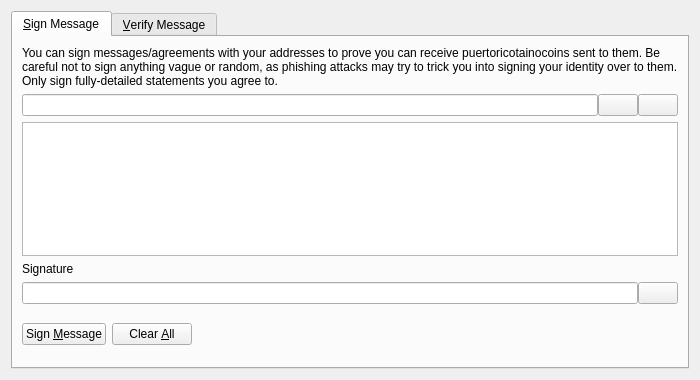
<?xml version="1.0" encoding="UTF-8"?>
<ui version="4.0">
 <class>SignVerifyMessageDialog</class>
 <widget class="QDialog" name="SignVerifyMessageDialog">
  <property name="geometry">
   <rect>
    <x>0</x>
    <y>0</y>
    <width>700</width>
    <height>380</height>
   </rect>
  </property>
  <property name="windowTitle">
   <string>Signatures - Sign / Verify a Message</string>
  </property>
  <property name="modal">
   <bool>true</bool>
  </property>
  <layout class="QVBoxLayout" name="verticalLayout">
   <item>
    <widget class="QTabWidget" name="tabWidget">
     <property name="currentIndex">
      <number>0</number>
     </property>
     <widget class="QWidget" name="tabSignMessage">
      <attribute name="title">
       <string>&amp;Sign Message</string>
      </attribute>
      <layout class="QVBoxLayout" name="verticalLayout_SM">
       <item>
        <widget class="QLabel" name="infoLabel_SM">
         <property name="text">
          <string>You can sign messages/agreements with your addresses to prove you can receive puertoricotainocoins sent to them. Be careful not to sign anything vague or random, as phishing attacks may try to trick you into signing your identity over to them. Only sign fully-detailed statements you agree to.</string>
         </property>
         <property name="textFormat">
          <enum>Qt::PlainText</enum>
         </property>
         <property name="wordWrap">
          <bool>true</bool>
         </property>
        </widget>
       </item>
       <item>
        <layout class="QHBoxLayout" name="horizontalLayout_1_SM">
         <property name="spacing">
          <number>0</number>
         </property>
         <item>
          <widget class="QValidatedLineEdit" name="addressIn_SM">
           <property name="toolTip">
            <string>The PuertoRicoTainoCoin address to sign the message with</string>
           </property>
          </widget>
         </item>
         <item>
          <widget class="QPushButton" name="addressBookButton_SM">
           <property name="toolTip">
            <string>Choose previously used address</string>
           </property>
           <property name="text">
            <string/>
           </property>
           <property name="icon">
            <iconset resource="../bitcoin.qrc">
             <normaloff>:/icons/address-book</normaloff>:/icons/address-book</iconset>
           </property>
           <property name="shortcut">
            <string>Alt+A</string>
           </property>
           <property name="autoDefault">
            <bool>false</bool>
           </property>
          </widget>
         </item>
         <item>
          <widget class="QPushButton" name="pasteButton_SM">
           <property name="toolTip">
            <string>Paste address from clipboard</string>
           </property>
           <property name="text">
            <string/>
           </property>
           <property name="icon">
            <iconset resource="../bitcoin.qrc">
             <normaloff>:/icons/editpaste</normaloff>:/icons/editpaste</iconset>
           </property>
           <property name="shortcut">
            <string>Alt+P</string>
           </property>
           <property name="autoDefault">
            <bool>false</bool>
           </property>
          </widget>
         </item>
        </layout>
       </item>
       <item>
        <widget class="QPlainTextEdit" name="messageIn_SM">
         <property name="toolTip">
          <string>Enter the message you want to sign here</string>
         </property>
        </widget>
       </item>
       <item>
        <widget class="QLabel" name="signatureLabel_SM">
         <property name="text">
          <string>Signature</string>
         </property>
         <property name="textFormat">
          <enum>Qt::PlainText</enum>
         </property>
        </widget>
       </item>
       <item>
        <layout class="QHBoxLayout" name="horizontalLayout_2_SM">
         <property name="spacing">
          <number>0</number>
         </property>
         <item>
          <widget class="QLineEdit" name="signatureOut_SM">
           <property name="font">
            <font>
             <italic>true</italic>
            </font>
           </property>
           <property name="readOnly">
            <bool>true</bool>
           </property>
          </widget>
         </item>
         <item>
          <widget class="QPushButton" name="copySignatureButton_SM">
           <property name="toolTip">
            <string>Copy the current signature to the system clipboard</string>
           </property>
           <property name="text">
            <string/>
           </property>
           <property name="icon">
            <iconset resource="../bitcoin.qrc">
             <normaloff>:/icons/editcopy</normaloff>:/icons/editcopy</iconset>
           </property>
           <property name="autoDefault">
            <bool>false</bool>
           </property>
          </widget>
         </item>
        </layout>
       </item>
       <item>
        <layout class="QHBoxLayout" name="horizontalLayout_3_SM">
         <item>
          <widget class="QPushButton" name="signMessageButton_SM">
           <property name="toolTip">
            <string>Sign the message to prove you own this PuertoRicoTainoCoin address</string>
           </property>
           <property name="text">
            <string>Sign &amp;Message</string>
           </property>
           <property name="icon">
            <iconset resource="../bitcoin.qrc">
             <normaloff>:/icons/edit</normaloff>:/icons/edit</iconset>
           </property>
           <property name="autoDefault">
            <bool>false</bool>
           </property>
          </widget>
         </item>
         <item>
          <widget class="QPushButton" name="clearButton_SM">
           <property name="toolTip">
            <string>Reset all sign message fields</string>
           </property>
           <property name="text">
            <string>Clear &amp;All</string>
           </property>
           <property name="icon">
            <iconset resource="../bitcoin.qrc">
             <normaloff>:/icons/remove</normaloff>:/icons/remove</iconset>
           </property>
           <property name="autoDefault">
            <bool>false</bool>
           </property>
          </widget>
         </item>
         <item>
          <spacer name="horizontalSpacer_1_SM">
           <property name="orientation">
            <enum>Qt::Horizontal</enum>
           </property>
           <property name="sizeHint" stdset="0">
            <size>
             <width>40</width>
             <height>48</height>
            </size>
           </property>
          </spacer>
         </item>
         <item>
          <widget class="QLabel" name="statusLabel_SM">
           <property name="font">
            <font>
             <weight>75</weight>
             <bold>true</bold>
            </font>
           </property>
           <property name="text">
            <string/>
           </property>
           <property name="wordWrap">
            <bool>true</bool>
           </property>
          </widget>
         </item>
         <item>
          <spacer name="horizontalSpacer_2_SM">
           <property name="orientation">
            <enum>Qt::Horizontal</enum>
           </property>
           <property name="sizeHint" stdset="0">
            <size>
             <width>40</width>
             <height>48</height>
            </size>
           </property>
          </spacer>
         </item>
        </layout>
       </item>
      </layout>
     </widget>
     <widget class="QWidget" name="tabVerifyMessage">
      <attribute name="title">
       <string>&amp;Verify Message</string>
      </attribute>
      <layout class="QVBoxLayout" name="verticalLayout_VM">
       <item>
        <widget class="QLabel" name="infoLabel_VM">
         <property name="text">
          <string>Enter the receiver's address, message (ensure you copy line breaks, spaces, tabs, etc. exactly) and signature below to verify the message. Be careful not to read more into the signature than what is in the signed message itself, to avoid being tricked by a man-in-the-middle attack. Note that this only proves the signing party receives with the address, it cannot prove sendership of any transaction!</string>
         </property>
         <property name="textFormat">
          <enum>Qt::PlainText</enum>
         </property>
         <property name="alignment">
          <set>Qt::AlignLeading|Qt::AlignLeft|Qt::AlignTop</set>
         </property>
         <property name="wordWrap">
          <bool>true</bool>
         </property>
        </widget>
       </item>
       <item>
        <layout class="QHBoxLayout" name="horizontalLayout_1_VM">
         <property name="spacing">
          <number>0</number>
         </property>
         <item>
          <widget class="QValidatedLineEdit" name="addressIn_VM">
           <property name="toolTip">
            <string>The PuertoRicoTainoCoin address the message was signed with</string>
           </property>
          </widget>
         </item>
         <item>
          <widget class="QPushButton" name="addressBookButton_VM">
           <property name="toolTip">
            <string>Choose previously used address</string>
           </property>
           <property name="text">
            <string/>
           </property>
           <property name="icon">
            <iconset resource="../bitcoin.qrc">
             <normaloff>:/icons/address-book</normaloff>:/icons/address-book</iconset>
           </property>
           <property name="shortcut">
            <string>Alt+A</string>
           </property>
           <property name="autoDefault">
            <bool>false</bool>
           </property>
          </widget>
         </item>
        </layout>
       </item>
       <item>
        <widget class="QPlainTextEdit" name="messageIn_VM"/>
       </item>
       <item>
        <widget class="QValidatedLineEdit" name="signatureIn_VM"/>
       </item>
       <item>
        <layout class="QHBoxLayout" name="horizontalLayout_2_VM">
         <item>
          <widget class="QPushButton" name="verifyMessageButton_VM">
           <property name="toolTip">
            <string>Verify the message to ensure it was signed with the specified PuertoRicoTainoCoin address</string>
           </property>
           <property name="text">
            <string>Verify &amp;Message</string>
           </property>
           <property name="icon">
            <iconset resource="../bitcoin.qrc">
             <normaloff>:/icons/transaction_0</normaloff>:/icons/transaction_0</iconset>
           </property>
           <property name="autoDefault">
            <bool>false</bool>
           </property>
          </widget>
         </item>
         <item>
          <widget class="QPushButton" name="clearButton_VM">
           <property name="toolTip">
            <string>Reset all verify message fields</string>
           </property>
           <property name="text">
            <string>Clear &amp;All</string>
           </property>
           <property name="icon">
            <iconset resource="../bitcoin.qrc">
             <normaloff>:/icons/remove</normaloff>:/icons/remove</iconset>
           </property>
           <property name="autoDefault">
            <bool>false</bool>
           </property>
          </widget>
         </item>
         <item>
          <spacer name="horizontalSpacer_1_VM">
           <property name="orientation">
            <enum>Qt::Horizontal</enum>
           </property>
           <property name="sizeHint" stdset="0">
            <size>
             <width>40</width>
             <height>48</height>
            </size>
           </property>
          </spacer>
         </item>
         <item>
          <widget class="QLabel" name="statusLabel_VM">
           <property name="font">
            <font>
             <weight>75</weight>
             <bold>true</bold>
            </font>
           </property>
           <property name="text">
            <string/>
           </property>
           <property name="wordWrap">
            <bool>true</bool>
           </property>
          </widget>
         </item>
         <item>
          <spacer name="horizontalSpacer_2_VM">
           <property name="orientation">
            <enum>Qt::Horizontal</enum>
           </property>
           <property name="sizeHint" stdset="0">
            <size>
             <width>40</width>
             <height>48</height>
            </size>
           </property>
          </spacer>
         </item>
        </layout>
       </item>
      </layout>
     </widget>
    </widget>
   </item>
  </layout>
 </widget>
 <customwidgets>
  <customwidget>
   <class>QValidatedLineEdit</class>
   <extends>QLineEdit</extends>
   <header>qt/qvalidatedlineedit.h</header>
  </customwidget>
 </customwidgets>
 <resources>
  <include location="../bitcoin.qrc"/>
 </resources>
 <connections/>
</ui>
